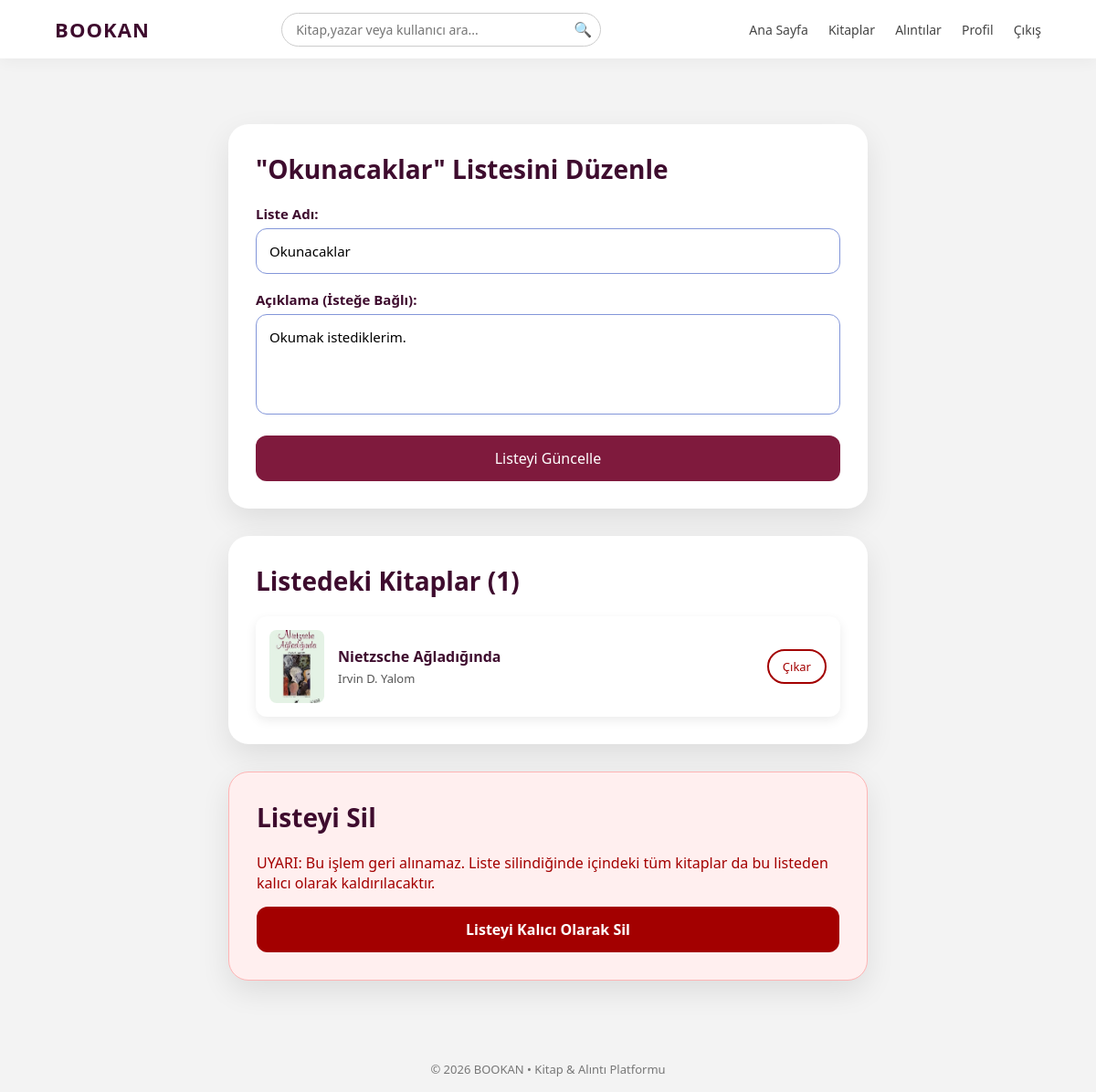
Page /liste_duzenle.php?id=2 (signed in) on the committed database.
### tables this page shows
CREATE TABLE `okuma_listeleri` (
  `id` int(11) NOT NULL,
  `kullanici_id` int(11) NOT NULL,
  `liste_adi` varchar(100) NOT NULL,
  `aciklama` text,
  `olusturma_tarihi` timestamp NULL DEFAULT CURRENT_TIMESTAMP
);

CREATE TABLE `kitaplar` (
  `id` int(11) NOT NULL,
  `kitap_adi` varchar(150) NOT NULL,
  `yazar` varchar(100) NOT NULL,
  `kitap_turu` varchar(50) NOT NULL,
  `kapak_resmi` varchar(255) DEFAULT NULL,
  `aciklama` text,
  `eklenme_tarihi` timestamp NULL DEFAULT CURRENT_TIMESTAMP
);

### liste_duzenle.php (the view, shortened to what this page needs)
<?php
require "database.php";
$liste_id = isset($_GET["id"]) ? intval($_GET["id"]) : 0;
$kullanici_id = $_SESSION["kullanici_id"];
$sorgu_liste = $baglanti->prepare("SELECT * FROM okuma_listeleri WHERE id = ? AND kullanici_id = ?");
$sorgu_liste->bind_param("ii", $liste_id, $kullanici_id);
$sorgu_liste->execute();
$liste = $sorgu_liste->get_result()->fetch_assoc();
$kitaplar_sorgu = $baglanti->
prepare("
    SELECT k.id, k.kitap_adi, k.yazar, k.kapak_resmi
    FROM liste_kitaplari lk
    JOIN kitaplar k ON k.id = lk.kitap_id
    WHERE lk.liste_id = ?
    ORDER BY lk.eklenme_tarihi DESC");
$kitaplar_sorgu->bind_param("i", $liste_id);
$kitaplar_sorgu->execute();
$kitaplar = $kitaplar_sorgu->get_result();
?>
<!DOCTYPE html>
<html lang="tr">
<head>
    <link rel="stylesheet" href="assets/css/global.css">
    <link rel="stylesheet" href="assets/css/alinti_ekle.css">
    <link rel="stylesheet" href="assets/css/search.css">
</head>
<body>
<?php require "header.php"; ?>
<main class="main-wrapper">
  <div class="container quote-add-wrapper">
    <div class="quote-add-card" style="margin-bottom: 30px;">
      <h2>"<?php echo htmlspecialchars($liste["liste_adi"]); ?>" Listesini Düzenle</h2>
      <form method="POST" class="quote-form">
        <label>Liste Adı:</label>
        <input type="text" name="liste_adi" class="quote-select" required value="<?= htmlspecialchars($liste['liste_adi']) ?>">
        <label>Açıklama (İsteğe Bağlı):</label>
        <textarea name="aciklama" class="quote-textarea" rows="4"><?= htmlspecialchars($liste['aciklama'] ?? '') ?></textarea>
        <button type="submit" class="quote-btn">Listeyi Güncelle</button>
      </form>
    </div>
    <div class="quote-add-card" style="margin-bottom: 30px;">
        <h2>Listedeki Kitaplar (<?php echo $kitaplar->num_rows; ?>)</h2>
        <?php if ($kitaplar->num_rows > 0): ?>
            <div class="kitap-grid" style="grid-template-columns: 1fr;">
                <?php while($kitap = $kitaplar->fetch_assoc()): ?>
                    <div class="kitap-item">
                        <img src="uploads/<?php echo htmlspecialchars($kitap['kapak_resmi'] ?: 'book_placeholder.png'); ?>" alt="Kapak">
                        <div class="info">
                            <h4><?php echo htmlspecialchars($kitap['kitap_adi']); ?></h4>
                            <p><?php echo htmlspecialchars($kitap['yazar']); ?></p>
                        </div>
                        <form action="liste_duzenle.php?id=<?php echo $liste_id; ?>" method="POST" style="margin-left: 15px;">
                            <button type="submit" class="btn btn-outline" style="padding: 8px 15px; font-size: 13px; border-color: #a30000; color: #a30000;">
                                Çıkar
                            </button>
                        </form>
                    </div>
                <?php endwhile; ?>
            </div>
        <?php else: ?>
            <p class="no-content" style="box-shadow: none;">Bu listede hiç kitap yok.</p>
        <?php endif; ?>
    </div>
    <div class="quote-add-card" style="background: #ffefef; border: 1px solid #ffb4b4;">
        <h2>Listeyi Sil</h2>
        <p style="color: #a30000; margin-bottom: 15px;">
            UYARI: Bu işlem geri alınamaz. Liste silindiğinde içindeki tüm kitaplar da bu listeden kalıcı olarak kaldırılacaktır.
        </p>
        <form action="liste_duzenle.php?id=<?php echo $liste_id; ?>" method="POST" onsubmit="return confirm('Bu listeyi kalıcı olarak silmek istediğinizden emin misiniz?');">
            <button type="submit" class="quote-btn" style="background: #a30000; font-weight: 700;">
                Listeyi Kalıcı Olarak Sil
            </button>
        </form>
    </div>
  </div>
</main>
<?php require "footer.php"; ?>
</body>
</html>

### assets/css/global.css (style rules this page uses)
:root { --c1: #3e0c2e; --c2: #7f1a3d; --c3: #8396d9; --c4: #e7cdea; --c5: #f3f3f3; }
* { margin: 0; padding: 0; box-sizing: border-box; font-family: "Poppins", system-ui, -apple-system, BlinkMacSystemFont, "Segoe UI", sans-serif; }
body { background: var(--c5); color: var(--c1); }
.container { width: 90%; max-width: 1150px; margin: 0 auto; }
.btn { display: inline-block; padding: 10px 20px; border-radius: 999px; border: none; cursor: pointer; font-size: 14px; font-weight: 500; transition: 0.2s ease; }
.btn-outline { background: transparent; border: 2px solid var(--c1); color: var(--c1); }
h1, h2, h3, h4 { color: var(--c1); }
input, textarea, select { font: inherit; }
.main-wrapper { padding: 32px 0; }

### assets/css/alinti_ekle.css (style rules this page uses)
.quote-add-wrapper { padding: 40px 0; max-width: 700px; margin: auto; }
.quote-add-card { background: #fff; padding: 30px; border-radius: 22px; box-shadow: 0 12px 32px rgba(0,0,0,0.09); }
.quote-add-card h2 { font-size: 28px; color: var(--c1); margin-bottom: 20px; }
.quote-form label { display: block; margin-bottom: 6px; font-size: 15px; color: var(--c1); font-weight: 600; }
.quote-select,.quote-textarea { width: 100%; padding: 14px; font-size: 15px; border: 1px solid var(--c3); border-radius: 12px; outline: none; margin-bottom: 18px; resize: none; }
.quote-btn { width: 100%; padding: 14px; background: var(--c2); color: #fff; border: none; border-radius: 12px; font-size: 16px; cursor: pointer; transition: 0.2s; }

### assets/css/search.css (style rules this page uses)
.kitap-grid { display: grid; grid-template-columns: repeat(auto-fill, minmax(280px, 1fr)); gap: 20px; }
.kitap-item { display: flex; align-items: center; background: #fff; padding: 15px; border-radius: 12px; box-shadow: 0 4px 12px rgba(0,0,0,0.08); transition: 0.2s ease; gap: 15px; }
.kitap-item img { width: 60px; height: 80px; object-fit: cover; border-radius: 8px; }
.kitap-item .info h4 { font-size: 16px; font-weight: 600; color: var(--c1); }
.kitap-item .info p { font-size: 13px; color: #555; margin-top: 4px; }

### liste_duzenle.php (style rules this page uses)
.kitap-item { justify-content: space-between; }
.kitap-item .info { flex-grow: 1; }

### rows in the picture
okuma_listeleri: liste_adi "Okunacaklar", aciklama "Okumak istediklerim."
kitaplar: kapak_resmi (picture), kitap_adi "Nietzsche Ağladığında", yazar "Irvin D. Yalom"

### other values in the picture
$kitaplar->num_rows "1"
